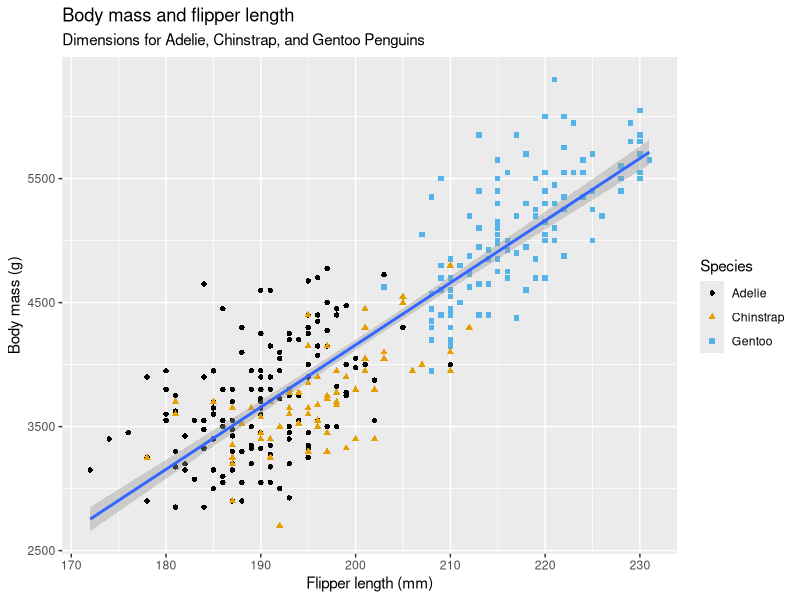
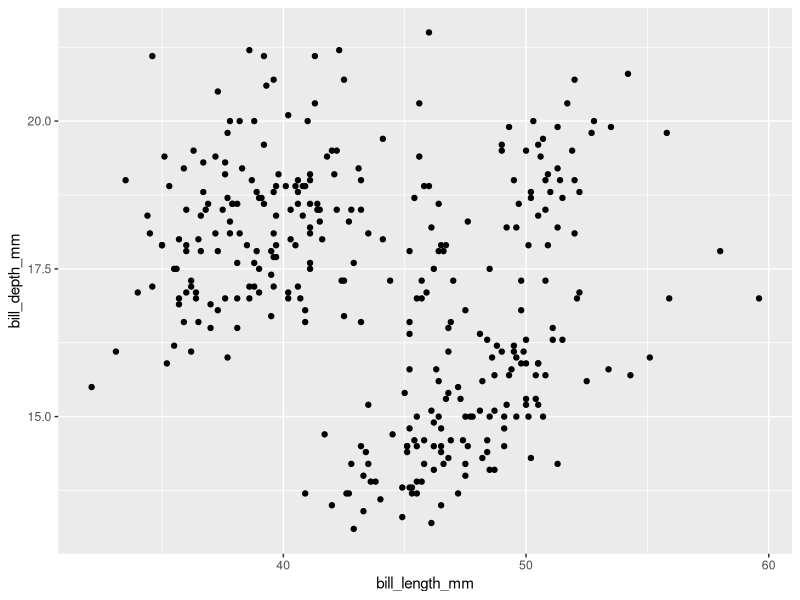
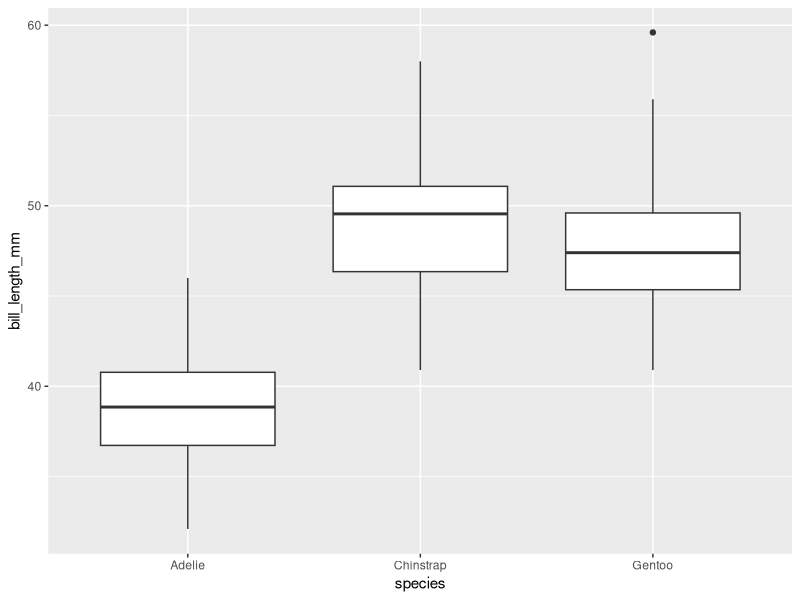
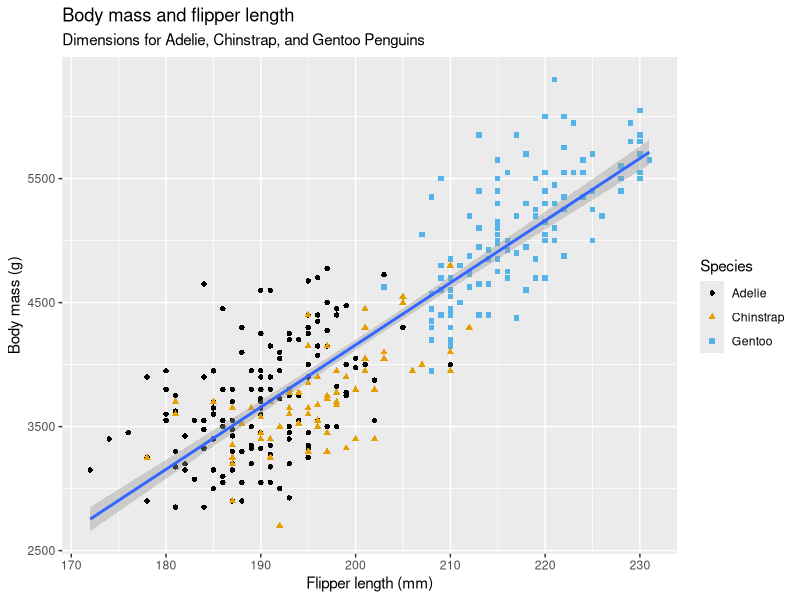

Write R code to recreate these figures, in order. (Note: this script raises an error after producing the figures.)
## REFERENCE MATERIAL: R FOR DATA SCIENCE
## ABUJA R USERS GROUP

#=========CHAPTER 1 & 2 PRACTICAL===========================
# Importation of the "tidyverse" package
# Shortcut for " <- " is alt + -

library(tidyverse)

#Installation of the "palmerpenguins" package which contains the DATASET
library(palmerpenguins)
library(ggthemes) #for colorblind pellette
penguins
str(penguins)
sum(is.na(penguins))   #To know the total missing values NA

#Romove NA from the dataset of penguins
penguins <- na.omit(penguins)
attach(penguins)
View(penguins)
str(penguins)  #to view the structure of the data
# Objective: To visualize the penguins data as displayed in the textbook

penguins %>% ggplot() + aes(flipper_length_mm, body_mass_g) +
  geom_point(aes(color=species, shape = species)) + 
  geom_smooth(method = 'lm') +
  labs(
    title = "Body mass and flipper length",
    subtitle = "Dimensions for Adelie, Chinstrap, and Gentoo Penguins",
    x = "Flipper length (mm)", y = "Body mass (g)",
    color = "Species", shape = "Species"
  ) +
  scale_color_colorblind()
ggsave(filename = 'R-USERS_BODY_MASS_FLIPPER_LENGTH.PNG')

#Exercise
penguins #1 344 row and 8 columns

?penguins #2 a number denoting bill depth (millimeters)

#3 No relationship between bill_length and bill_depth_mm
penguins %>% ggplot() + aes(bill_length_mm, bill_depth_mm)+
  geom_point()

#4 geom_boxplot
penguins %>% ggplot()+aes(species,bill_length_mm)+
  geom_boxplot()

#5 No x and y axes given via aes()
penguins %>% ggplot()+geom_point()


#Another method of using %>%  is |> as seen below:

penguins |> ggplot() + aes(flipper_length_mm, body_mass_g) +
  geom_point(aes(color = species, shape = species)) +
  geom_smooth(method = 'lm')

#Visualization of DISTRIBUTION
# Bar Chart
penguins |> ggplot() + aes(species) + geom_bar(aes(color=species)) + 
  labs(title = 'Bar Chart Showing Distributions of Species', x= 'Name of species', y='Frequency')

# Histogram plot
penguins |> ggplot() + aes(body_mass_g)+geom_histogram(binwidth = 500)+
  labs(title = 'Histogram of Body Mass', x='Body Weight', y='Frequency')
#Density plot
penguins %>% ggplot() + aes(body_mass_g)+geom_density()

#EXERCISE 2
penguins |> ggplot()+aes(species)+geom_bar(color='red')

#Or With filled color
penguins %>% ggplot()+aes(species)+geom_bar(fill='blue')

#PLAYING WITH HISTOGRAM
diamonds |> ggplot() + aes(carat) + 
  geom_histogram(binwidth = 0.2, fill='red')

#Boxplot
penguins |> ggplot() +aes(species, body_mass_g)+
  geom_boxplot() +
  labs(title = 'A Boxplot Showing the Distribution of Species')
#Density
penguins %>% ggplot() +aes(x=body_mass_g, color=species, fill=species)+
  geom_density(linewidth = 0.75)

#ggplot(penguins, aes(x = body_mass_g, color = species, fill=species)) +geom_density(linewidth = 0.75)

#PLOT OF TWO CATEGORICAL VARIABLES
penguins |> ggplot() +aes(island, fill= species)+
  geom_bar()
#Or 
penguins %>% ggplot() +aes(species, fill=island)+
  geom_bar()

penguins %>% ggplot() +aes(species, fill=island)+
  geom_bar(position = 'fill')

#EXERCISE  page 29
?mpg
mpg

# Date 08-11-2023 the magrit
#Adding three or more variables

penguins |> ggplot()+
  aes(x = flipper_length_mm, y = body_mass_g) +
  geom_point(aes(color = species, shape = island))

#However, the above can be spit into more useful using FACET
# facet_wrap(~categorica variable) is the code.
penguins |> ggplot()+
  aes(x = flipper_length_mm, y = body_mass_g) +
  geom_point(aes(color = species, shape = species))+
  facet_wrap(~island)+
  labs(
    title = "A facet scatter plot of flipper length(mm) against body mass (g)",
    subtitle = "Distributed across an Island",
    x = "Flipper Length (mm)",
    y = "Body Mass (g)"
  )

# Exercise (page 29)
#1
View(mpg)
?mpg
# From the above, the CATEGORICAL VARIABLES ARE
# manufacturer, model, trans, drv, fl and class#
# While the NUMERICAL VARIABLES ARE:
# displ, year, cyl, cty, hwy
mpg |> ggplot()+
  aes(x=hwy, y=displ)+
  geom_point(aes(color = cty, shape = drv))+
  geom_smooth(method = 'lm')

mpg |> ggplot()+
  aes(hwy, color=displ)+
  geom_density()

ggplot(
  data = penguins,
  mapping = aes(
    x = bill_length_mm, y = bill_depth_mm,
    color = species
  )
) +
  geom_point() +
  labs(color = "Species") +
  facet_wrap(~species) +
  geom_smooth(method = 'lm')

#STACKED BAR CHART
ggplot(penguins, aes(x = island, fill = species)) +
  geom_bar(position = "fill")

ggplot(penguins, aes(x = species, fill = island)) +
  geom_bar(position = "fill")

# ggsave is used in saving graphs outside R
penguins |> ggplot()+
  aes(x = flipper_length_mm, y = body_mass_g)+
  geom_point()+
  geom_smooth(method = 'lm')
ggsave(filename = 'R-user-Penguins_1.png')

#Exercise : The second graph would be saved
ggplot(mpg, aes(x = class)) +
  geom_bar()
ggplot(mpg, aes(x = cty, y = hwy)) +
  geom_point()
ggsave("mpg-plot.png")

?ggsave
#Which of the plots below would be saved
my_bar_plot <- ggplot(mpg, aes(x = class)) +
  geom_bar()
my_scatter_plot <- ggplot(mpg, aes(x = cty, y = hwy)) +
  geom_point()
ggsave(filename = "mpg-plot2.png", plot = my_scatter_plot)


#To see all shortcuts us 'Alt+shift+K

#==========THE END OF CHAPTER ONE AND TWO=================

